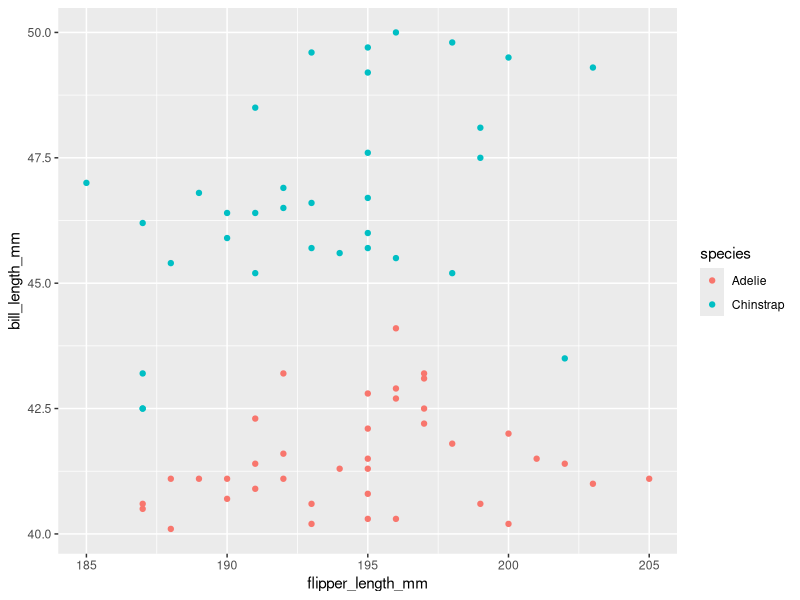
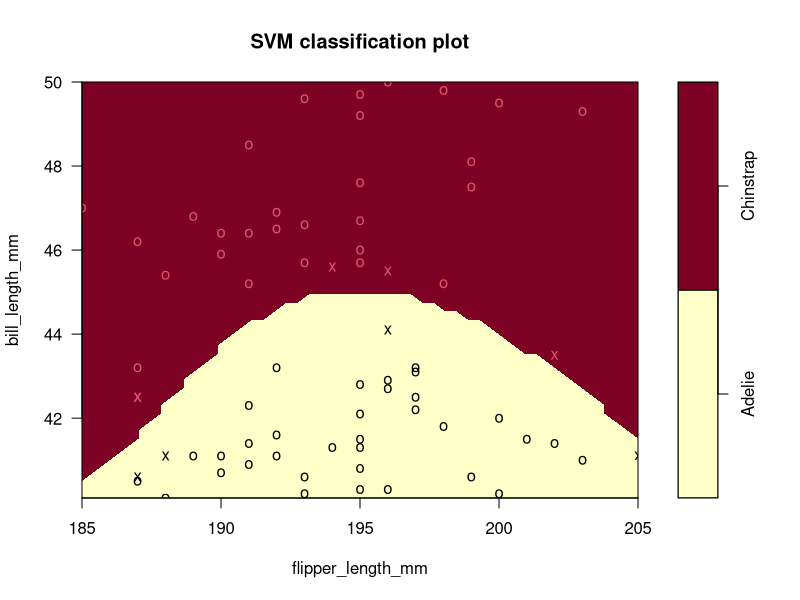
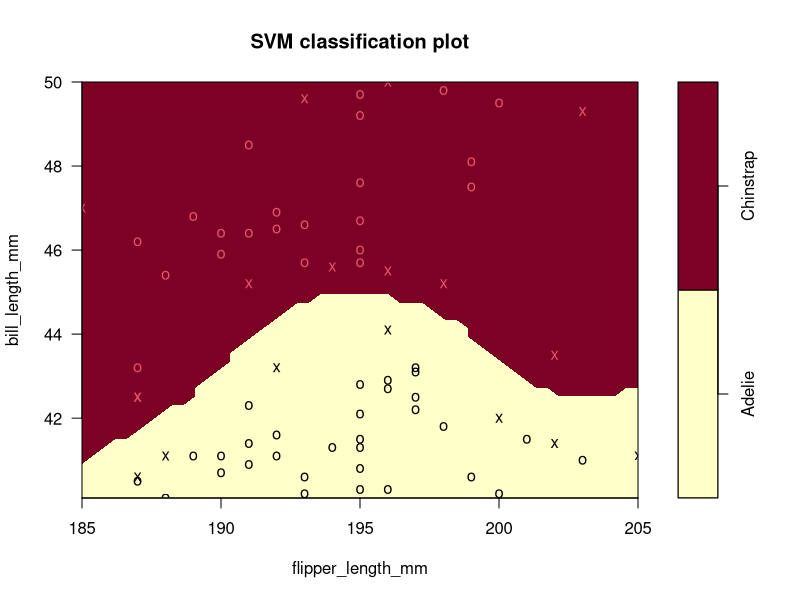
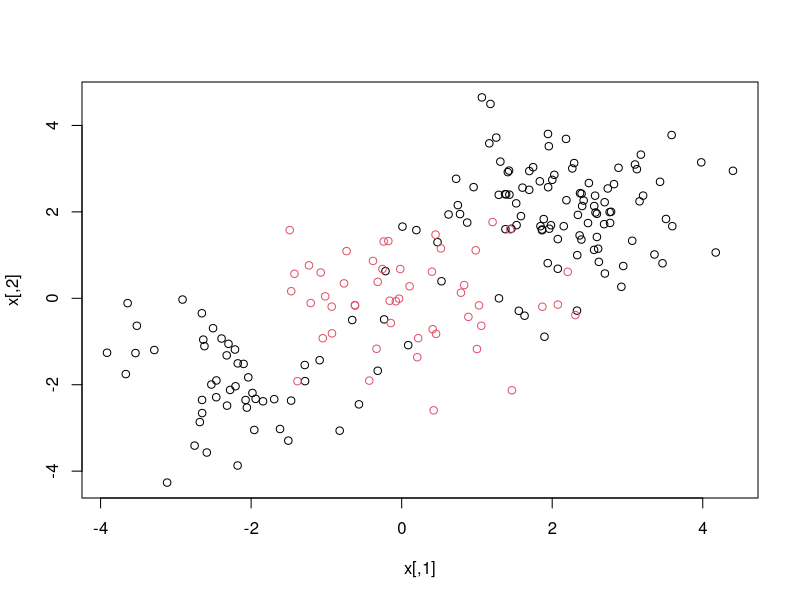
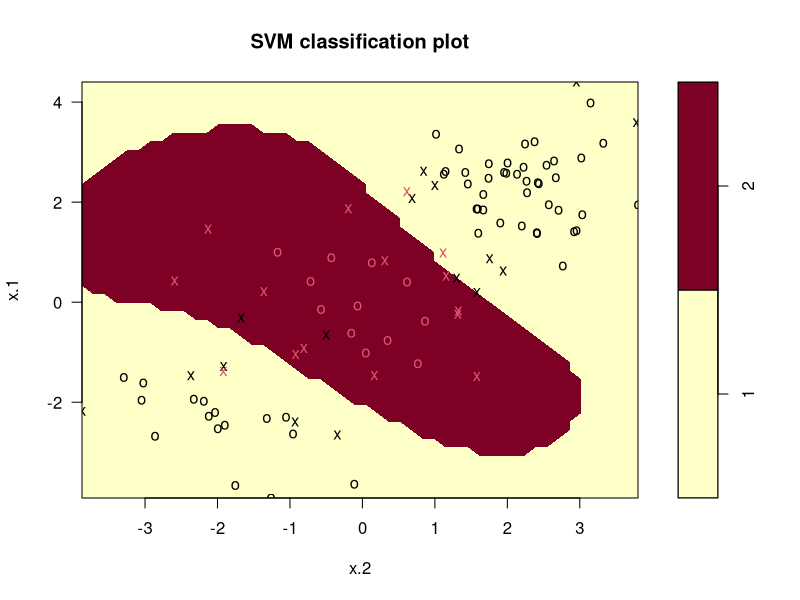
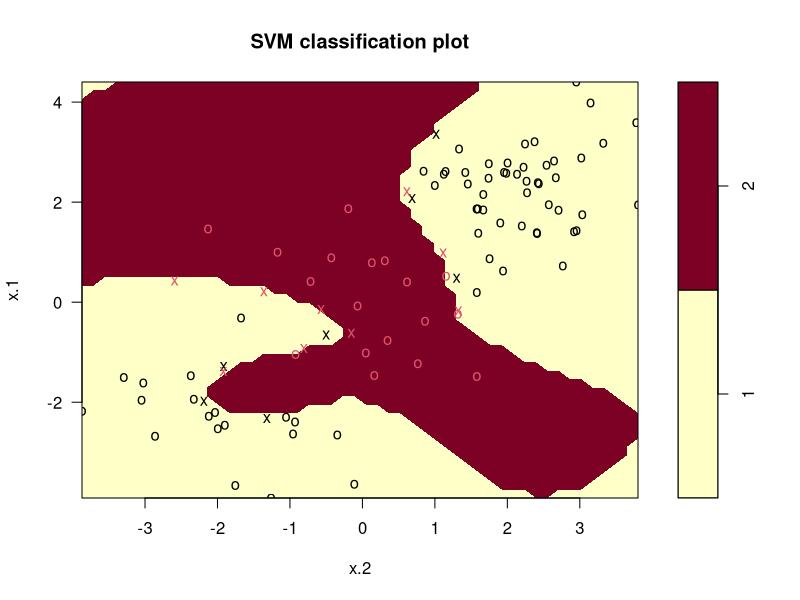
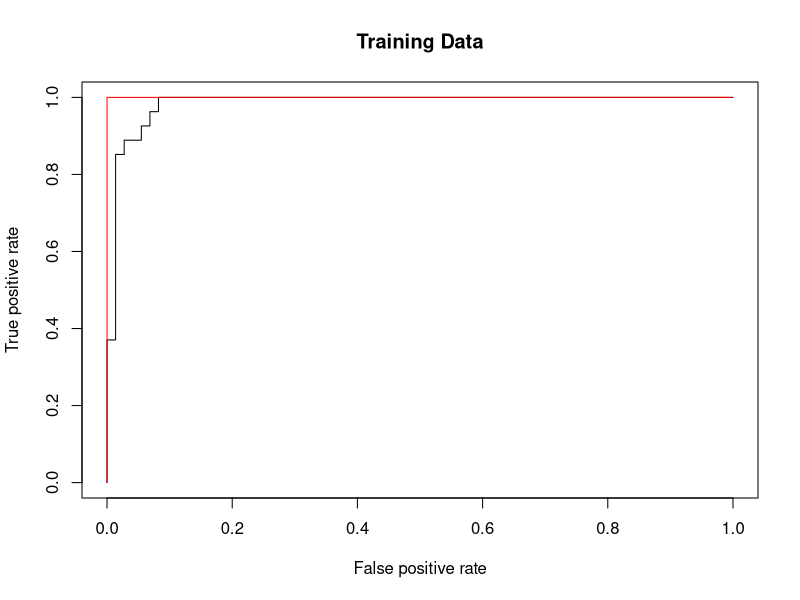
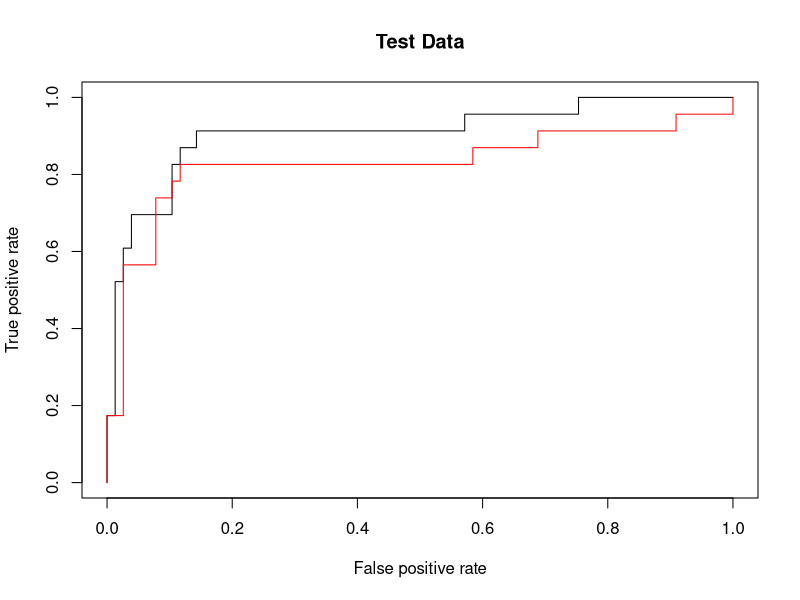

Here is the R script that generated these plots, in order:
## ---- chunk 1
library(tidyverse)
library(e1071)
library(palmerpenguins)
## ---- chunk 2
peng <-  penguins %>% 
  drop_na %>%
  select(-c(island,year)) %>% 
  filter(species!='Gentoo') %>%
  droplevels() %>%
  mutate(index = rownames(.)) %>% 
  .[-c(106,15,68,177),] %>% 
  filter(abs(flipper_length_mm -195) <=10) %>%
  filter(abs(bill_length_mm-45)<=5)

ggplot(peng, aes(x=flipper_length_mm, y = bill_length_mm, color=species)) + geom_point()

## ---- chunk 3
svmpoly <- svm(species ~ flipper_length_mm+bill_length_mm, 
               data = peng, type='C-classification',
               kernel = "polynomial", degree=4, coef0 = 1, cost = 10000)
plot(svmpoly, peng, bill_length_mm ~ flipper_length_mm)
## ---- chunk 4
svmradial <- svm(species ~ flipper_length_mm+bill_length_mm, 
               data = peng, type='C-classification',
               kernel = "radial", gamma = 1, cost = 10000)
plot(svmradial, peng, bill_length_mm ~ flipper_length_mm)
## ---- chunk 5
set.seed(1)
x <- matrix(rnorm(200 * 2), ncol = 2)
x[1:100, ] <- x[1:100, ] + 2
x[101:150, ] <- x[101:150, ] - 2
y <- c(rep(1, 150), rep(2, 50))
dat <- data.frame(x = x, y = as.factor(y))
## ---- chunk 6
plot(x, col = y)
## ---- chunk 7
train <- sample(200, 100)
svmfit <- svm(y ~ ., data = dat[train, ], kernel = "radial",  
    gamma = 1, cost = 1)
plot(svmfit, dat[train, ])
## ---- chunk 8
summary(svmfit)
## ---- chunk 9
svmfit <- svm(y ~ ., data = dat[train, ], kernel = "radial", 
    gamma = 1, cost = 1e5)
plot(svmfit, dat[train, ])
## ---- chunk 10
set.seed(1)
tune.out <- tune(svm, y ~ ., data = dat[train, ], 
    kernel = "radial", 
    ranges = list(
      cost = c(0.1, 1, 10, 100, 1000),
      gamma = c(0.5, 1, 2, 3, 4)
    )
  )
summary(tune.out)
## ---- chunk 11
table(
    true = dat[-train, "y"], 
    pred = predict(tune.out$best.model, newdata = dat[-train, ])
    )
## ---- chunk 12
library(ROCR)
rocplot <- function(pred, truth, ...) {
  predob <- prediction(pred, truth)
  perf <- performance(predob, "tpr", "fpr")
  plot(perf, ...)
}
## ---- chunk 13
svmfit.opt <- svm(y ~ ., data = dat[train, ], 
    kernel = "radial", gamma = 2, cost = 1, 
    decision.values = T)
fitted <- attributes(
    predict(svmfit.opt, dat[train, ], decision.values = TRUE)
  )$decision.values
## ---- chunk 14
rocplot(-fitted, dat[train, "y"], main = "Training Data")
svmfit.flex <- svm(y ~ ., data = dat[train, ], 
    kernel = "radial", gamma = 50, cost = 1, 
    decision.values = T)
fitted <- attributes(
    predict(svmfit.flex, dat[train, ], decision.values = T)
  )$decision.values
rocplot(-fitted, dat[train, "y"], add = T, col = "red")
## ---- chunk 15
fitted <- attributes(
    predict(svmfit.opt, dat[-train, ], decision.values = T)
  )$decision.values
rocplot(-fitted, dat[-train, "y"], main = "Test Data")
fitted <- attributes(
    predict(svmfit.flex, dat[-train, ], decision.values = T)
  )$decision.values
rocplot(-fitted, dat[-train, "y"], add = T, col = "red")
## ---- chunk 16
set.seed(1)
x <- rbind(x, matrix(rnorm(50 * 2), ncol = 2))
y <- c(y, rep(0, 50))
x[y == 0, 2] <- x[y == 0, 2] + 2
dat <- data.frame(x = x, y = as.factor(y))
par(mfrow = c(1, 1))
plot(x, col = (y + 1))
## ---- chunk 17
svmfit <- svm(y ~ ., data = dat, kernel = "radial", 
    cost = 10, gamma = 1)
plot(svmfit, dat)
